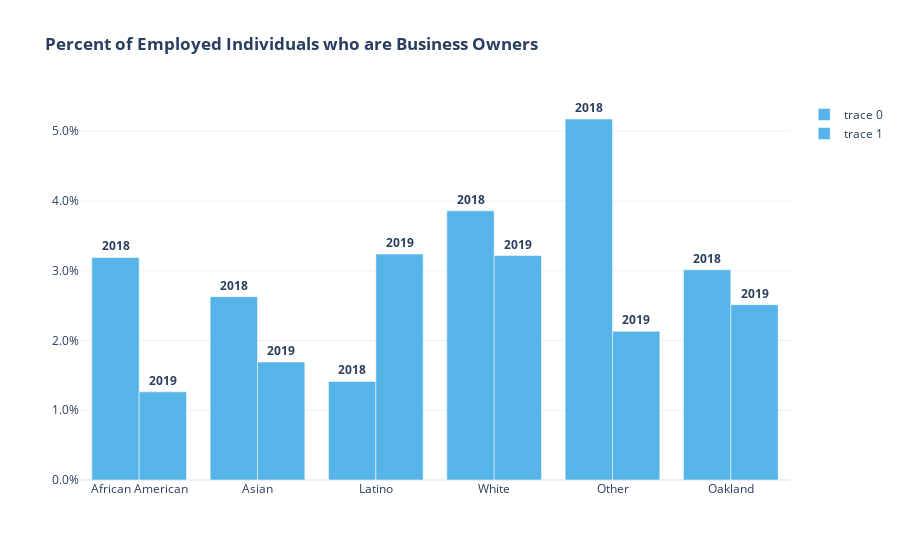

Notebook code for this chart:
### Code cell
colors = ['#56B4E9',]* 6

fig = go.Figure(data=[go.Bar(
    x=ind1p.RACE,
    y=ind1p.counts,
    marker_color=colors,
    text = '<b>2018</b>',
    textposition='outside',
    offsetgroup=0,
),
                     go.Bar(
    x=ind1.RACE,
    y=ind1.counts,
    marker_color=colors,
    text = '<b>2019</b>',
    textposition='outside',
    offsetgroup=1,
)])


fig.update_layout(yaxis_tickformat = '.1%', template="plotly_white", title_text='<b>Percent of Employed Individuals who are Business Owners</b>')

### Figure 1 — Plotly figure (JSON) as saved in the notebook; plotly's stock layout.template omitted (floating-point values rounded to 4 significant figures)
{"data": [{"marker": {"color": ["#56B4E9", "#56B4E9", "#56B4E9", "#56B4E9", "#56B4E9", "#56B4E9"]}, "offsetgroup": "0", "text": "<b>2018</b>", "textposition": "outside", "type": "bar", "x": ["African American", "Asian", "Latino", "White", "Other", "Oakland"], "y": [0.0319, 0.02629, 0.01413, 0.0386, 0.05176, 0.03013]}, {"marker": {"color": ["#56B4E9", "#56B4E9", "#56B4E9", "#56B4E9", "#56B4E9", "#56B4E9"]}, "offsetgroup": "1", "text": "<b>2019</b>", "textposition": "outside", "type": "bar", "x": ["African American", "Asian", "Latino", "White", "Other", "Oakland"], "y": [0.01264, 0.01691, 0.03239, 0.03219, 0.02131, 0.02514]}], "layout": {"title": {"text": "<b>Percent of Employed Individuals who are Business Owners</b>"}, "yaxis": {"tickformat": ".1%"}}}
